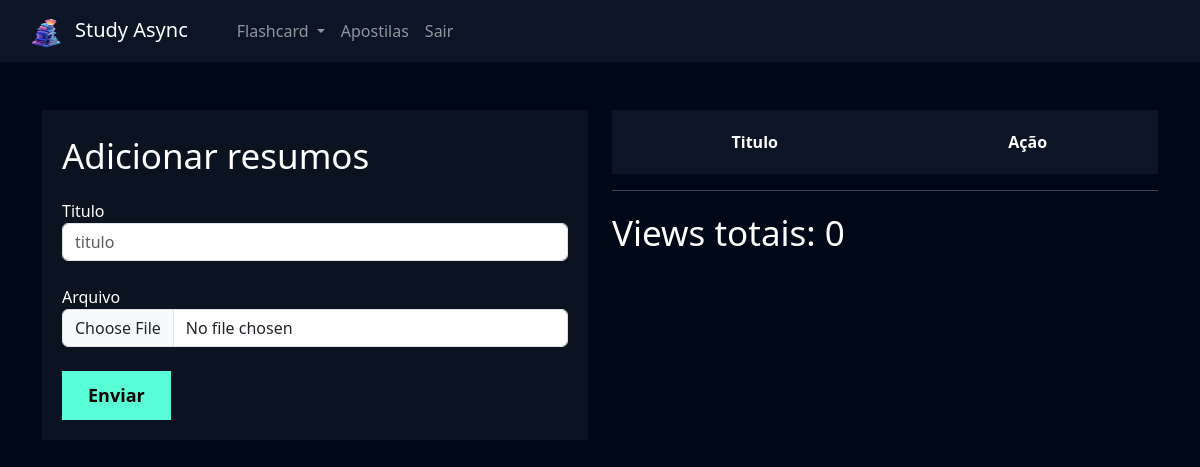
/apostilas/adicionar_apostilas/ (signed in), run on an earlier commit of the app's database.
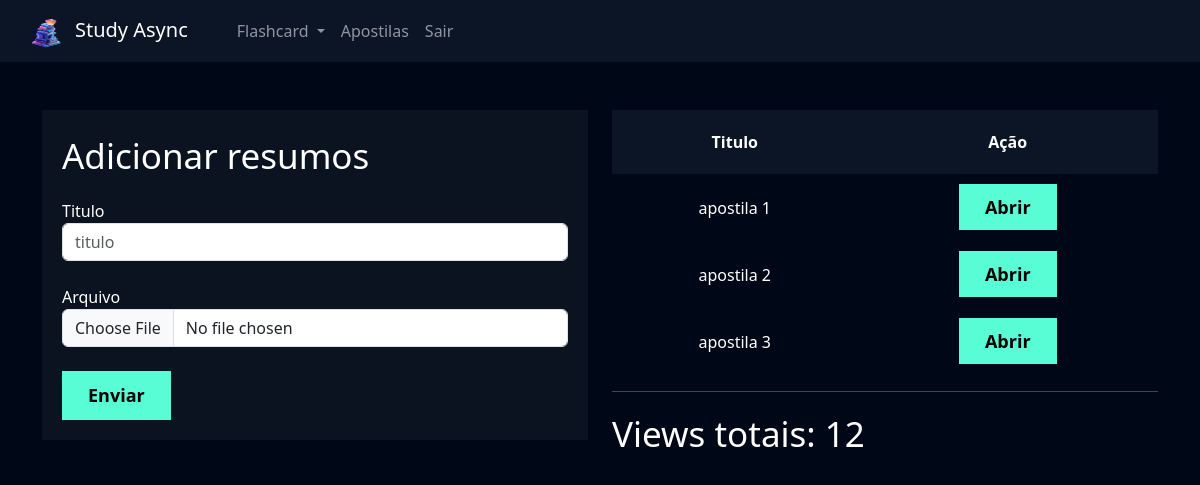
And on a later commit of the database.
### apostilas/models.py (models this page shows)
class Apostila(models.Model):
    user = models.ForeignKey(User, on_delete=models.DO_NOTHING)
    titulo = models.CharField(max_length=100)
    arquivo = models.FileField(upload_to='apostilas')
    def __str__(self):
        return self.titulo

### apostilas/views.py (the view, shortened to what this page needs)
# urls.py: path( 'adicionar_apostilas/', views.adicionar_apostilas, name='adicionar_apostilas'),
def adicionar_apostilas(request):
    if not request.user.is_authenticated:
        return redirect('/usuarios/logar')
    if request.method == 'GET':
        apostilas = Apostila.objects.filter(user=request.user)
        views_totais = ViewApostila.objects.filter(apostila__user=request.user).count()
        return render(request, 'adicionar_apostilas.html', {'apostilas': apostilas, 'views_totais': views_totais})

### apostilas/templates/adicionar_apostilas.html (shortened to what this page needs)
{% extends "base.html" %}
{% load static %}
{% block 'cabecalho' %}
    <link href="{% static 'usuarios/css/cadastro.css' %}" rel="stylesheet">
    <link href="{% static 'flashcard/css/novo_flashcard.css' %}" rel="stylesheet">
    <link href="{% static 'flashcard/css/iniciar_desafio.css' %}" rel="stylesheet">
    <link href="{% static 'flashcard/css/desafio.css' %}" rel="stylesheet">
    <link href="{% static 'apostilas/css/adicionar_apostilas.css' %}" rel="stylesheet">
    <link href='https://unpkg.com/boxicons@2.1.4/css/boxicons.min.css' rel='stylesheet'>
{% endblock 'cabecalho' %}
{% block 'conteudo' %}
    {% include "partials/header.html" %}
    <div class="container">
        <br><br>
        <div class="row">
            <div class="col-md">
                <div class="box-form">
                    <form action="{% url 'adicionar_apostilas' %}" method="POST" enctype='multipart/form-data'>{% csrf_token %}
                        <p class="fonte-secundaria">Adicionar resumos</p>
                        <label>Titulo</label>
                        <input type="text" name="titulo" placeholder="titulo" class="form-control">
                        <br>
                        <label>Arquivo</label>
                        <input type="file" name="arquivo" class="form-control">
                        <br>
                        <input type="submit" class="btn-cadastro" value="Enviar">
                    </form>
                </div>
            </div>
            <div class="col-md">
                <table>
                    <thead>
                      <tr>
                        <th scope="col">Titulo</th>
                        <th scope="col">Ação</th>
                      </tr>
                    </thead>
                    <tbody>
                        {% for apostila in apostilas %}
                            <tr class="linha">
                                <td>{{apostila}}</td>
                                <td><a href="{% url 'apostila' apostila.id %}" style="color: black; text-decoration: none;" class="btn-cadastro">Abrir</a></td>
                            </tr>
                        {% endfor %}
                    </tbody>
                  </table>
                  <hr>
                  <p class="fonte-secundaria">Views totais: {{views_totais}} </p>
            </div>
        </div>
    </div>
{% endblock 'conteudo' %}

What changed in the data, as far as the page shows it:
added Apostila: titulo "apostila 1"
added Apostila: titulo "apostila 2"
added Apostila: titulo "apostila 3"
Also different on the page:
{{ views_totais }}: "0" → "12"
